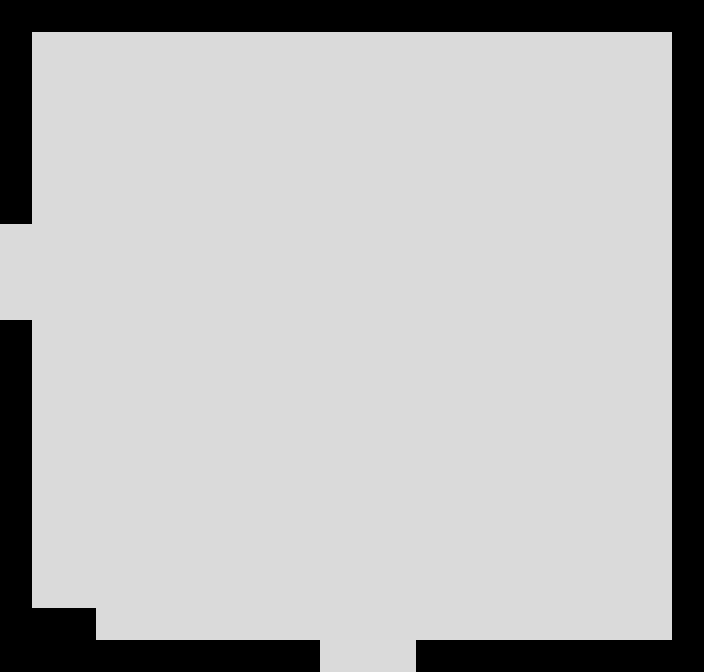

Rendered tile map (Tiled .tmx) drawn with the repository's tilesets; below, a short description and the map source with its tile grids summarised:
An orthogonal 22x21 tile map with 32x32 px tiles, 1 tile layer (map) and 4 objects (2x Door, 2x Spawn).

<map version="1.0" orientation="orthogonal" width="22" height="21" tilewidth="32" tileheight="32">
 <tileset firstgid="1" name="BlackAndWhite" tilewidth="32" tileheight="32">
  <image source="img/BlackAndWhite.png" width="320" height="32" />
  <tile id="0">
   <properties>
    <property name="solid" value="true" />
   </properties>
  </tile>
  <tile id="9">
   <properties>
    <property name="solid" value="false" />
   </properties>
  </tile>
 </tileset>
 <layer name="map" width="22" height="21">
  <data>[462 cells, 462 non-empty, 2 distinct tile ids]</data>
 </layer>
 <objectgroup name="objects" width="22" height="21">
  <object name="Door" x="0" y="224" width="32" height="96">
   <properties>
    <property name="to" value="forest4" />
   </properties>
  </object>
  <object name="Spawn" x="64" y="256" width="32" height="32">
   <properties>
    <property name="from" value="forest4" />
   </properties>
  </object>
  <object name="Door" x="320" y="640" width="96" height="32">
   <properties>
    <property name="to" value="forest2" />
   </properties>
  </object>
  <object name="Spawn" x="352" y="576" width="32" height="32">
   <properties>
    <property name="from" value="forest2" />
   </properties>
  </object>
 </objectgroup>
</map>
